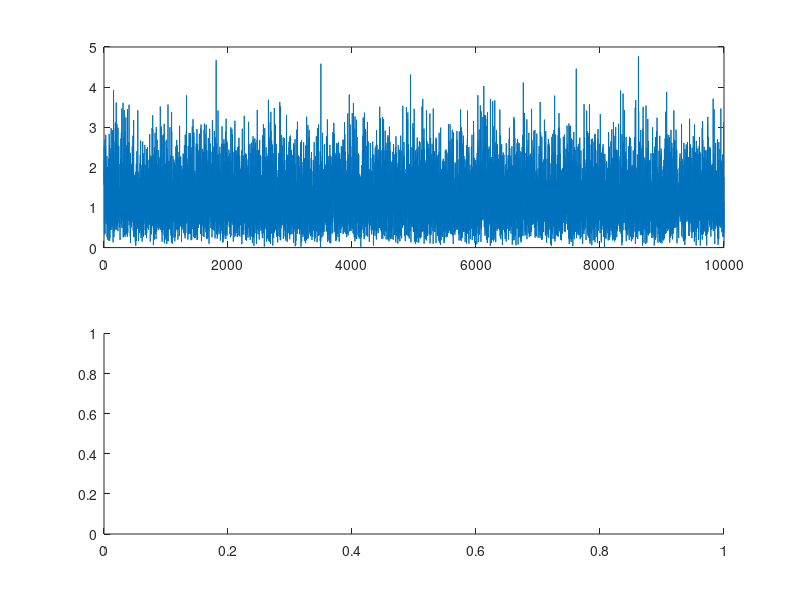

Recreate this plot in MATLAB. (Note: this script raises an error after producing the figure.)
%% Problem 1: Simulering av konfidensintervall
% % Parametrar:
% n = 25; %Antal matningar
% mu = 2; %Vantevardet
% sigma = 1; %Standardavvikelsen
% alpha = 0.05;
% %Simulerar n observationer for varje intervall
% x = normrnd(mu, sigma,n,100); %n x 100 matris med varden
% %Skattar mu med medelvardet
% xbar = mean(x); %vektor med 100 medelvarden.
% %Beraknar de undre och ovre granserna
% undre = xbar - norminv(1-alpha/2)*sigma/sqrt(n);
% ovre = xbar + norminv(1-alpha/2)*sigma/sqrt(n);

%% Problem 1: Simulering av konfidensintervall (forts.)
% %Ritar upp alla intervall
% figure(1)
% hold on
% for k=1:100
% if ovre(k) < mu % Rodmarkerar intervall som missar mu
% plot([undre(k) ovre(k)],[k k],'r')
% elseif undre(k) > mu
% plot([undre(k) ovre(k)],[k k],'r')
% else
% plot([undre(k) ovre(k)],[k k],'b')
% end
% end
% %b1 och b2 ar bara till for att figuren ska se snygg ut.
% b1 = min(xbar - norminv(1 - alpha/2)*sigma/sqrt(n));
% b2 = max(xbar + norminv(1 - alpha/2)*sigma/sqrt(n));
% axis([b1 b2 0 101]) %Tar bort outnyttjat utrymme i figuren
% %Ritar ut det sanna vardet
% plot([mu mu],[0 101],'g')
% hold off

%% Problem 2: Maximum likelihood/Minsta kvadrat
% M = 1e4;
% b = 4;
% x = raylrnd(b, M, 1);
% hist_density(x, 40)
% hold on
% my_est_ml = sqrt(sum(x.^2)/(2*M)); % Skriv in din ML-skattning har
% my_est_mk = sqrt(2/pi)*mean(x); % Skriv in din MK-skattning har
% % plot(my_est_ml, 0, 'r*');
% % plot(my_est_mk, 0, 'g*');
% % plot(b, 0, 'ro');
% % hold off

%% Problem 2: Maximum likelihood/Minsta kvadrat (forts.)
% x_axis = 0:0.1:17; % tillagd för att kunna ändra intervallen
% plot(x_axis, raylpdf(x_axis, my_est_ml), 'r');
% hold off

%% Problem 3: Konfidensintervall for Rayleighfordelning
load wave_data.mat
subplot(2,1,1), plot(y(1:end))
subplot(2,1,2), hist_density(y)

%% My estimate
% Estimate the Rayleigh distribution parameter using the ML method
my_est = sqrt(sum(y.^2)/(2*numel(y)));
% Set the confidence level (e.g., 95%)
conf_level = 0.95;
alpha = 1 - conf_level;
% Calculate the chi-square values
chi2_low = chi2inv(alpha/2, 2*numel(y));
chi2_up = chi2inv(1-alpha/2, 2*numel(y));
% Calculate the bounds of the confidence interval
lower_bound = sqrt(chi2_low/(2*numel(y)));
upper_bound = sqrt(chi2_up/(2*numel(y)));

%% Problem 3: Konfidensintervall (forts.)
hold on % Gor sa att ploten halls kvar
plot(lower_bound, 0, 'g*')
plot(upper_bound, 0, 'g*')

%% Problem 3: Konfidensintervall (forts.)
plot(0:0.1:6, raylpdf(0:0.1:6, my_est), 'r')
hold off

%% Problem 4: Fordelningar av givna data
% load birth.dat
% x = birth(birth(:, 20) < 3, 3);
% y = birth(birth(:, 20) == 3, 3);
% 
% %% Problem 4: Fordelningar av givna data (forts.)
% subplot(2,2,1), boxplot(x),
% axis([0 2 500 5000])
% subplot(2,2,2), boxplot(y),
% axis([0 2 500 5000])
% 
% %% Problem 4: Fordelningar av givna data (forts.)
% subplot(2,2,3:4), ksdensity(x),
% hold on
% [fy, ty] = ksdensity(y);
% plot(ty, fy, 'r')
% hold off
% 
% %% Problem 6: Regression
% res = w-X*beta_hat;
% subplot(2,1,1), normplot(res)
% subplot(2,1,2), hist(res)
